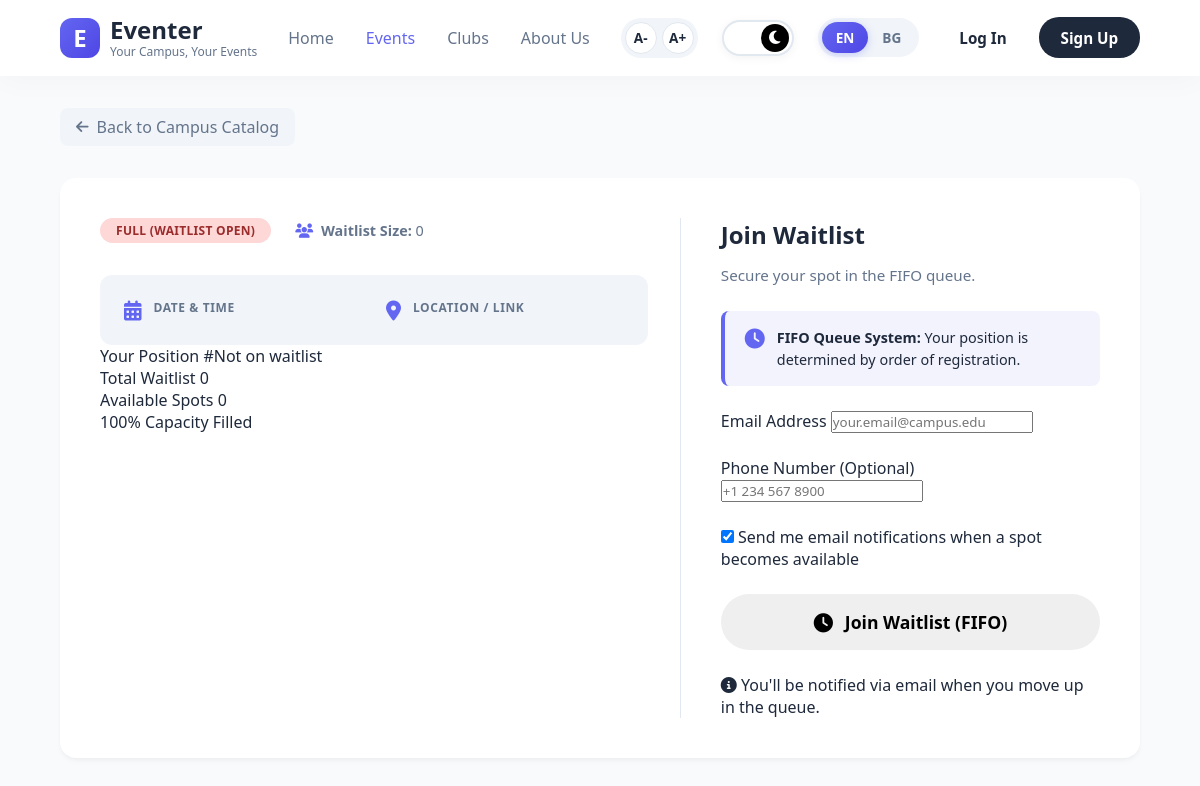
Page /join_waitlist/8 (signed in) on the earlier database version.
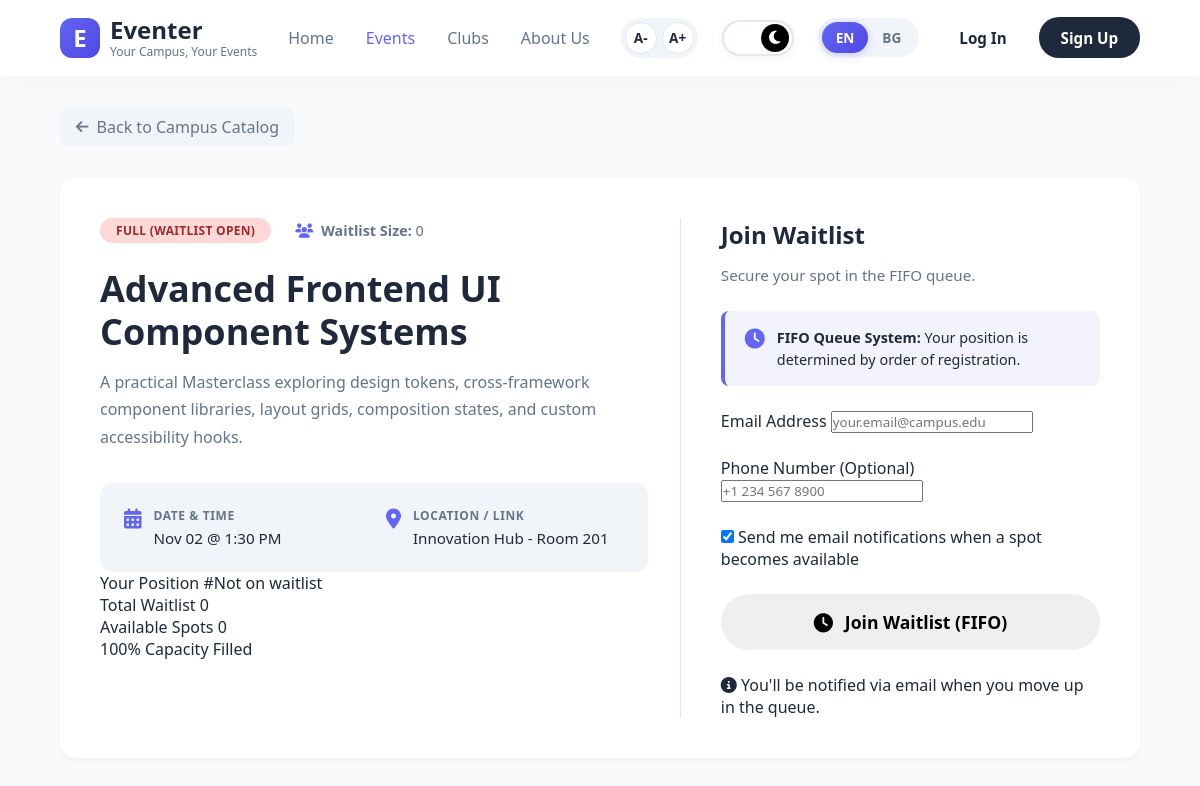
Same page on the later database version.
### tables this page shows
CREATE TABLE events (
                id INTEGER PRIMARY KEY AUTOINCREMENT,
                organizer_id INTEGER NOT NULL,
                title TEXT NOT NULL,
                description TEXT,
                starts_at TEXT NOT NULL,
                ends_at TEXT NOT NULL,
                capacity INTEGER NOT NULL CHECK(capacity >= 1),
                location_or_url TEXT,
                status TEXT NOT NULL DEFAULT 'DRAFT'
                    CHECK (status IN ('DRAFT','PUBLISHED','CANCELLED')),
                created_at TEXT NOT NULL DEFAULT CURRENT_TIMESTAMP,
                updated_at TEXT NOT NULL DEFAULT CURRENT_TIMESTAMP,
                FOREIGN KEY (organizer_id) REFERENCES users(id) ON DELETE CASCADE
            );

### route.py (the view)
@page_bp.route('/join_waitlist/<int:event_id>')
@token_required
def join_waitlist(event_id):
    with db() as conn:
        event = conn.execute("SELECT * FROM events WHERE id = ?", (event_id,)).fetchone()
        waitlist_count = conn.execute("SELECT COUNT(*) FROM registrations WHERE event_id = ? AND status = 'waitlisted'", (event_id,)).fetchone()[0]
    return render_template('join_waitlist.html', event=event, waitlist_count=waitlist_count)

### route.py (called while the page is built)
def db():
    conn = sqlite3.connect(DB, timeout=10)
    conn.row_factory = sqlite3.Row
    conn.execute("PRAGMA foreign_keys = ON")
    conn.execute("PRAGMA journal_mode = WAL")
    return conn

def current_app_secret():
    return os.environ.get("JWT_SECRET_KEY") or os.environ.get("SECRET_KEY") or current_app.config["SECRET_KEY"]

def get_bearer_token():
    auth_header = request.headers.get("Authorization", "")
    if auth_header.startswith("Bearer "):
        return auth_header.removeprefix("Bearer ").strip()
    if "user_id" in session:
        now = datetime.now(timezone.utc)
        payload = {
            "sub": str(session["user_id"]),
            "email": "",
            "role": session.get("role", "student"),
            "iat": now,
            "exp": now + timedelta(minutes=JWT_EXPIRY_MINUTES)
        }
        return jwt.encode(payload, current_app_secret(), algorithm=JWT_ALGORITHM)
    return None

### templates/join_waitlist.html (shortened to what the changed rows need)
<!DOCTYPE html>
<html lang="en">
<head>
    <link rel="stylesheet" href="https://cdnjs.cloudflare.com/ajax/libs/font-awesome/6.4.0/css/all.min.css">
    <link rel="stylesheet" href="/static/style.css">
    <link rel="stylesheet" href="/static/register_event.css">
</head>
<body>
    <header>
        <div class="logo-container">
            <div class="logo-text">
                <h1>Eventer</h1>
            </div>
        </div>
    </header>
    <main class="content-frame">
        <div class="registration-container">
            <div class="registration-card-layout">
                <div class="details-panel">
                    <div class="panel-meta">
                        <span class="status-badge full">Full (Waitlist Open)</span>
                        <span class="capacity-count">
                        </span>
                    </div>
                    <h1 class="event-headline">{{ event.title }}</h1>
                    <p class="event-long-desc">
                        {{ event.description }}
                    </p>
                    <div class="meta-info-grid">
                        <div class="info-block">
                            <div>
                                <h4>Date & Time</h4>
                                <p>{{ event.starts_at }}</p>
                            </div>
                        </div>
                        <div class="info-block">
                            <div>
                                <h4>Location / Link</h4>
                                <p>{{ event.location_or_url }}</p>
                            </div>
                        </div>
                    </div>
                    <div class="waitlist-info-box">
                        <div class="waitlist-stats">
                        </div>
                        <div class="waitlist-progress">
                        </div>
                    </div>
                </div>
            </div>
        </div>
    </main>
</body>
</html>

Differences in the rows shown:
added events: title "Advanced Frontend UI Component Systems", description "A practical Masterclass exploring design tokens, cross-framework component libraries, layout grids, composition states, and custom accessibility hooks.", starts_at "Nov 02 @ 1:30 PM", location_or_url "Innovation Hub - Room 201"
